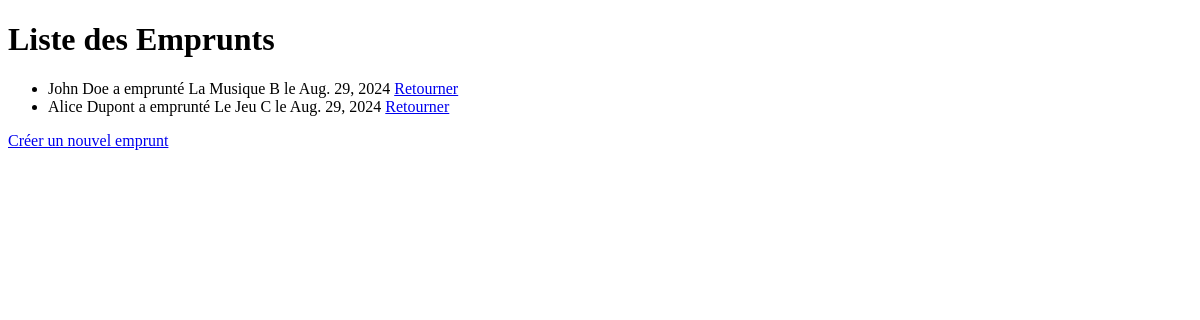
/bibliothecaire/emprunts/ (signed in), run on an earlier commit of the app's database.
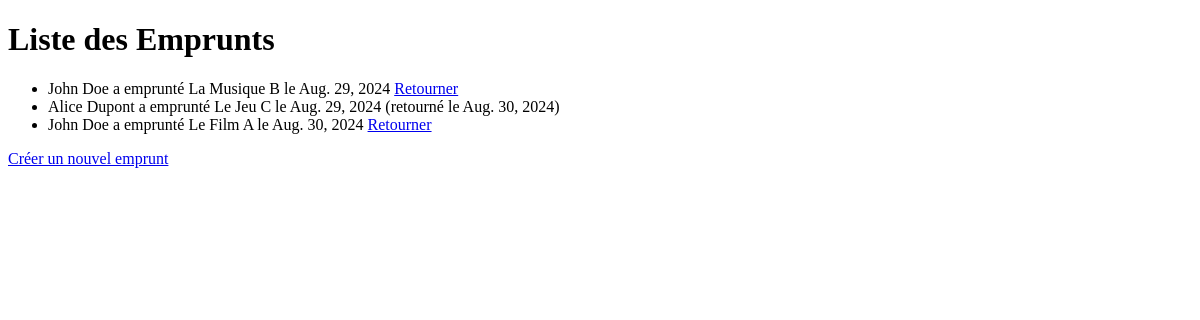
And on a later commit of the database.
### bibliothecaire/models.py (models this page shows, shortened)
class Emprunt(models.Model):
    emprunteur = models.ForeignKey(Emprunteur, on_delete=models.CASCADE)
    media = models.ForeignKey(Media, on_delete=models.CASCADE)
    date_emprunt = models.DateField(auto_now_add=True)
    date_retour = models.DateField(null=True, blank=True)

class Emprunteur(models.Model):
    name = models.CharField(max_length=255)
    bloque = models.BooleanField(default=False)
    emprunts = models.ManyToManyField(Media, through='Emprunt')

class Media(models.Model):
    MEDIA_CHOICES = (
        ('Livre', 'Livre'),
        ('DVD', 'DVD'),
        ('CD', 'CD'),
        ('Jeu de Plateau', 'Jeu de Plateau'),
    )
    type_media = models.CharField(max_length=20, choices=MEDIA_CHOICES)
    name = models.CharField(max_length=255)
    disponible = models.BooleanField(default=True)

### bibliothecaire/views.py (the view)
# urls.py: path('emprunts/', views.liste_emprunts, name='liste_emprunts'),
@login_required
def liste_emprunts(request):
    emprunts = Emprunt.objects.all()
    return render(request, 'bibliothecaire/liste_emprunts.html', {'emprunts': emprunts})

### bibliothecaire/templates/bibliothecaire/liste_emprunts.html (shortened to what this page needs)
<!DOCTYPE html>
<html>
<head>
</head>
<body>
    <h1>Liste des Emprunts</h1>
    <ul>
        {% for emprunt in emprunts %}
            <li>{{ emprunt.emprunteur.name }} a emprunté {{ emprunt.media.name }} le {{ emprunt.date_emprunt }}
                {% if emprunt.date_retour %} (retourné le {{ emprunt.date_retour }}) {% else %}
                <a href="{% url 'retourner_emprunt' emprunt.pk %}">Retourner</a> {% endif %}
            </li>
        {% endfor %}
    </ul>
    <a href="{% url 'creer_emprunt' %}">Créer un nouvel emprunt</a>
</body>
</html>

What changed in the data, as far as the page shows it:
changed Emprunt "Alice Dupont": date_retour (not shown) → "Aug. 30, 2024"; date_retour "Retourner" → "(retourné le )"
added Emprunt: emprunteur.name "John Doe", media.name "Le Film A", date_emprunt "Aug. 30, 2024", shows "Retourner"
